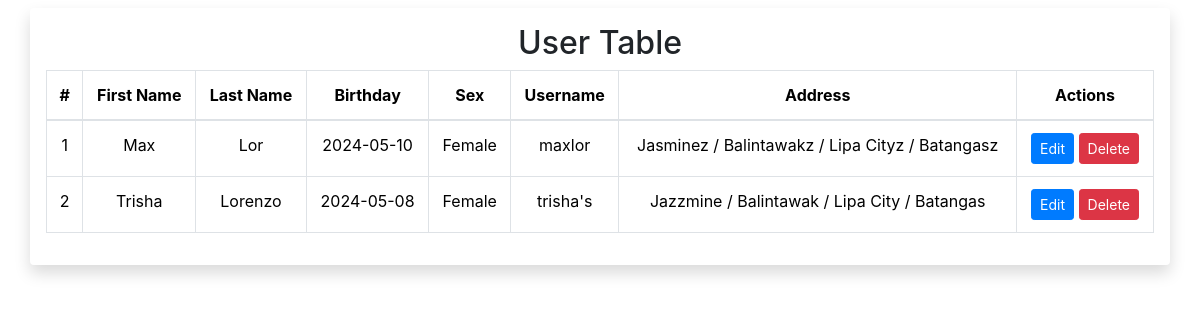
The page / on the database its author committed.
### tables this page shows
CREATE TABLE `users` (
  `user_id` int(11) NOT NULL,
  `firstname` varchar(255) NOT NULL,
  `lastname` varchar(255) NOT NULL,
  `birthday` date NOT NULL DEFAULT current_timestamp(),
  `sex` varchar(255) NOT NULL,
  `user` varchar(255) DEFAULT NULL,
  `pass` varchar(255) DEFAULT NULL
);

### database.php (called while the page is built, shortened)
<?php class database{
    function opencon(){
        return new PDO('mysql:host=localhost; dbname=phpoop_221','root','');
    }
    function view(){
      $con = $this->opencon();
      return $con->query(" SELECT users.user_id, users.firstname, users.lastname, users.birthday, users.sex, users.user, CONCAT(user_address.user_street, ' / ', user_address.user_barangay, ' / ' , user_address.user_city, ' / ', user_address.user_province) AS address
      FROM user_address
      INNER JOIN users ON user_address.user_id = users.user_id; ")->fetchAll();
    }
}

### index.php (the view, shortened to what this page needs)
<?php
require_once('database.php');
$con = new database();
?>
<!DOCTYPE html>
<html lang="en">
<head>
  <link rel="stylesheet" href="./bootstrap-5.3.3-dist/css/bootstrap.css">
  <link href="https://stackpath.bootstrapcdn.com/bootstrap/4.5.2/css/bootstrap.min.css" rel="stylesheet">
  <link rel="stylesheet" href="https://cdnjs.cloudflare.com/ajax/libs/font-awesome/5.15.4/css/all.min.css">
<link rel="stylesheet" href="./includes/style.css">
</head>
<body>
<div class="container user-info rounded shadow p-3 my-2">
<h2 class="text-center mb-2">User Table</h2>
  <div class="table-responsive text-center">
    <table class="table table-bordered">
      <thead>
        <tr>
          <th>#</th>
          <th>First Name</th>
          <th>Last Name</th>
          <th>Birthday</th>
          <th>Sex</th>
          <th>Username</th>
          <th>Address</th>
          <th>Actions</th>
        </tr>
      </thead>
      <tbody>
      <?php
      $counter = 1;
      $data = $con-> view();
      foreach( $data as $rows ){
      ?>
        <tr>
          <td><?php echo $counter++; ?></td>
          <td><?php echo $rows['firstname']; ?></td>
          <td><?php echo $rows['lastname']; ?></td>
          <td><?php echo $rows['birthday']; ?></td>
          <td><?php echo $rows['sex']; ?></td>
          <td><?php echo $rows['user']; ?></td>
          <td><?php echo ucwords($rows['address']); ?></td>
          <td>
          <form action="update.php" method="POST" style="display: inline;">
            <button type="submit" class="btn btn-primary btn-sm">Edit</button>
        </form>
        <form method="POST" style="display: inline;">
            <input type="submit" name="delete" class="btn btn-danger btn-sm" value="Delete" onclick="return confirm('Are you sure you want to delete this user?')">
        </form>
          </td>
        </tr>
      <?php
      }
      ?>
      </tbody>
    </table>
  </div>
</div>
</body>
</html>

### style.css (style rules this page uses)
* { margin: 0; padding:0; }

### rows shown on the page
users: firstname "Max", lastname "Lor", birthday "2024-05-10", sex "Female", user "maxlor", address "Jasminez / Balintawakz / Lipa Cityz / Batangasz"
users: firstname "Trisha", lastname "Lorenzo", birthday "2024-05-08", sex "Female", user "trisha's", address "Jazzmine / Balintawak / Lipa City / Batangas"
